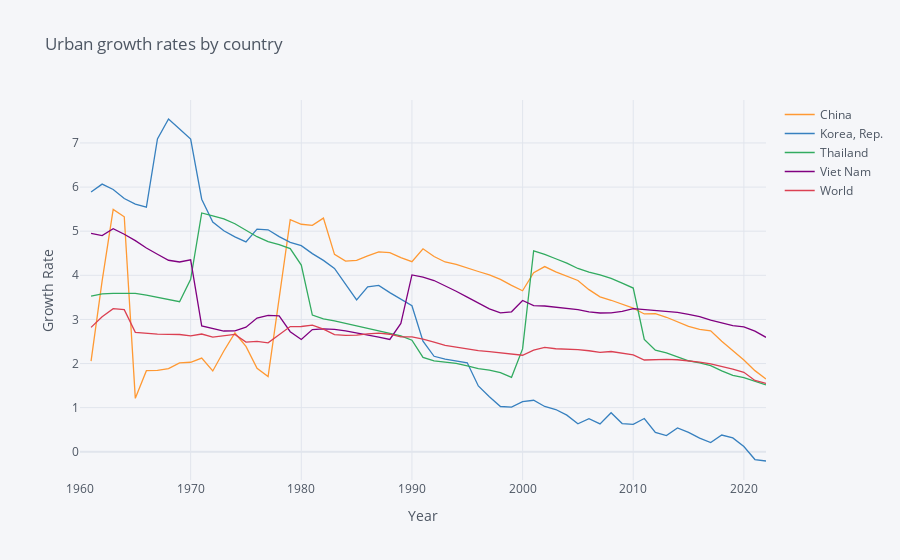

The code cell stored with this chart in its notebook:
### Markdown cell above
### 4.2 Urban growth rates by country

### Code cell
import numpy as np

variable_labels = {"SP.URB.GROW":"Urban population growth (annual %)"
                  }

# Three letter codes come from wbdata.get_country()
countries = {"KOR":"Korea, Rep.",
             "CHN":"China",
             "THA":"Thailand",
             "VNM":"Viet Nam", 
             "WLD":"World"
            }

df = wbdata.get_dataframe(variable_labels, country = countries).squeeze()

df = df.unstack('country')
# Date index is of type string; change to integers
df.index = df.index.astype(int)

# Differences (over time) in logs give us growth rates
df.iplot(title="Urban growth rates by country",
                        yTitle="Growth Rate",xTitle='Year')
